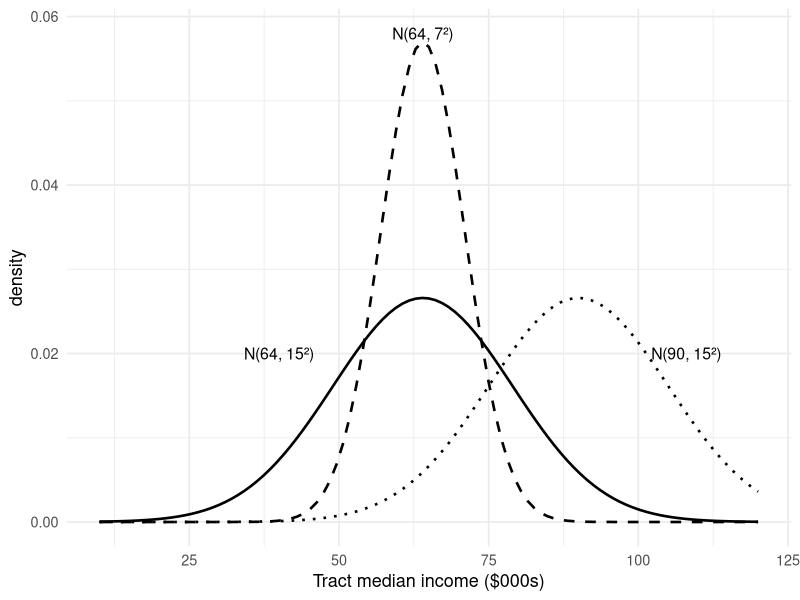
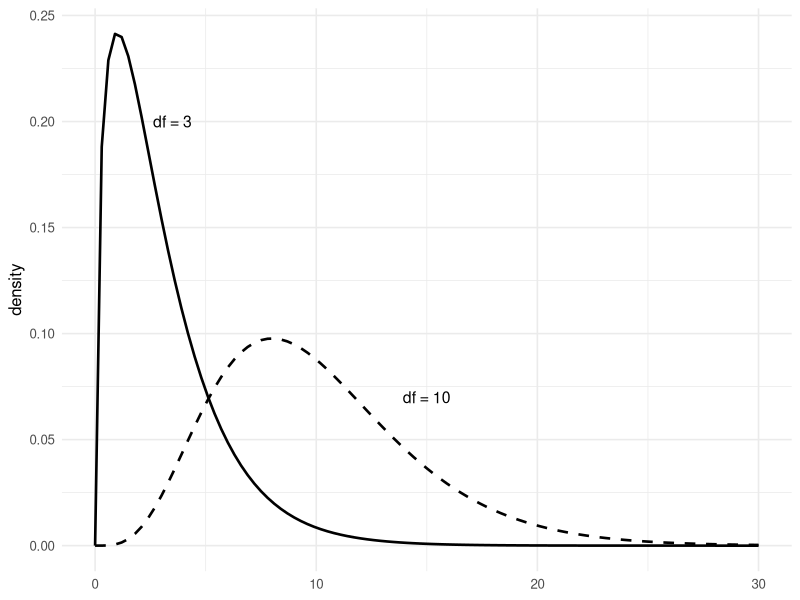
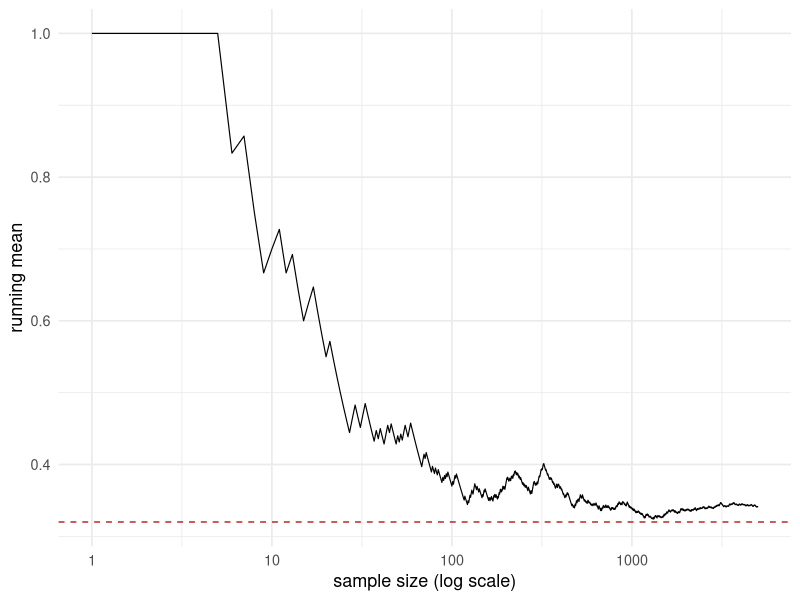

These charts were generated, in order, by the following R code:
## ---- chunk 1
#| label: setup
#| include: false
library(tidyverse)
set.seed(300)
## ---- chunk 2
#| label: dpqr
pnorm(1.96)              # area left of 1.96 on a standard normal
qnorm(0.975)             # the value with 97.5% of area to its left
round(rnorm(5, 64, 15), 1)   # 5 draws from N(64, 15^2)
## ---- chunk 3
#| label: you-try-1-soln
pnorm(49, 64, 15)                              # (a) below $49k
qnorm(0.90, 64, 15)                            # (b) 90th percentile
pnorm(79, 64, 15) - pnorm(49, 64, 15)          # (d) between
head(round(rnorm(500, 64, 15), 1), 8)          # (c) first 8 of 500 draws
## ---- chunk 4
#| label: normal-family
#| echo: false
#| fig-height: 2.8
#| fig-width: 9
#| fig-align: center
ggplot(data.frame(y = c(10, 120)), aes(y)) +
  stat_function(fun = dnorm, args = list(mean = 64, sd = 15), linewidth = .9) +
  stat_function(fun = dnorm, args = list(mean = 64, sd = 7),
                linewidth = .9, linetype = "dashed") +
  stat_function(fun = dnorm, args = list(mean = 90, sd = 15),
                linewidth = .9, linetype = "dotted") +
  annotate("text", x = 64, y = .058, label = "N(64, 7²)", size = 4) +
  annotate("text", x = 40, y = .020, label = "N(64, 15²)", size = 4) +
  annotate("text", x = 108, y = .020, label = "N(90, 15²)", size = 4) +
  labs(x = "Tract median income ($000s)", y = "density") +
  theme_minimal(base_size = 13)
## ---- chunk 5
#| label: you-try-2-soln
c(b = 1 - pnorm(94, 64, 15),
  c = pnorm(94, 64, 15) - pnorm(49, 64, 15),
  e = pnorm(82, 64, 15))
## ---- chunk 6
#| label: chisq
#| fig-height: 2.1
#| fig-width: 8
#| fig-align: center
#| echo: false
ggplot(data.frame(w = c(0, 30)), aes(w)) +
  stat_function(fun = dchisq, args = list(df = 3), linewidth = .9) +
  stat_function(fun = dchisq, args = list(df = 10), linewidth = .9, linetype = "dashed") +
  annotate("text", x = 3.5, y = .20, label = "df = 3", size = 4) +
  annotate("text", x = 15, y = .07, label = "df = 10", size = 4) +
  labs(x = NULL, y = "density") + theme_minimal(base_size = 12)
## ---- chunk 7
#| label: t-vs-z
qt(0.975, df = 10)     # small sample: need to go further out
qt(0.975, df = 30)
qt(0.975, df = 100)
qnorm(0.975)           # the limit
## ---- chunk 8
#| label: f-dist
qf(0.95, df1 = 3, df2 = 60)    # critical value for testing 3 restrictions
## ---- chunk 9
#| label: you-try-3-soln
set.seed(300)
sample_means <- replicate(10000, mean(rbinom(n = 100, size = 1, prob = 0.32)))

c(sim_mean = mean(sample_means),   theory_mean = 0.32,
  sim_sd   = sd(sample_means),     theory_sd   = sqrt(0.2176 / 100))
## ---- chunk 10
#| label: lln
#| fig-height: 2.7
#| fig-width: 9
#| fig-align: center
#| echo: false
set.seed(300)
draws <- rbinom(5000, 1, 0.32)
tibble(n = 1:5000, running = cumsum(draws) / (1:5000)) |>
  ggplot(aes(n, running)) +
  geom_line(linewidth = .4) +
  geom_hline(yintercept = 0.32, linetype = "dashed", colour = "firebrick") +
  scale_x_log10() +
  labs(x = "sample size (log scale)", y = "running mean") +
  theme_minimal(base_size = 13)
